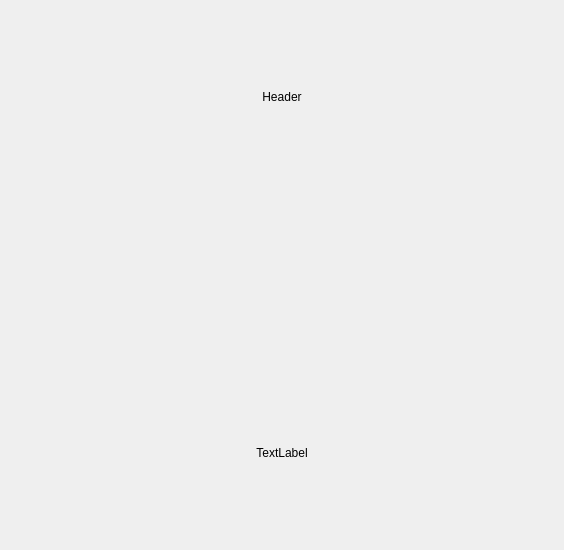
<?xml version="1.0" encoding="UTF-8"?>
<ui version="4.0">
 <class>Form</class>
 <widget class="QWidget" name="Form">
  <property name="geometry">
   <rect>
    <x>0</x>
    <y>0</y>
    <width>564</width>
    <height>550</height>
   </rect>
  </property>
  <property name="windowTitle">
   <string>Form</string>
  </property>
  <layout class="QVBoxLayout" name="verticalLayout_2">
   <item>
    <layout class="QVBoxLayout" name="verticalLayout">
     <item>
      <widget class="QLabel" name="title">
       <property name="text">
        <string>Header</string>
       </property>
       <property name="alignment">
        <set>Qt::AlignCenter</set>
       </property>
      </widget>
     </item>
     <item>
      <widget class="QLabel" name="graphic">
       <property name="enabled">
        <bool>true</bool>
       </property>
       <property name="text">
        <string/>
       </property>
       <property name="pixmap">
        <pixmap>tooltip_default.png</pixmap>
       </property>
       <property name="alignment">
        <set>Qt::AlignCenter</set>
       </property>
      </widget>
     </item>
     <item>
      <widget class="QLabel" name="descriptive">
       <property name="text">
        <string>TextLabel</string>
       </property>
       <property name="alignment">
        <set>Qt::AlignCenter</set>
       </property>
      </widget>
     </item>
    </layout>
   </item>
  </layout>
 </widget>
 <resources/>
 <connections/>
</ui>
